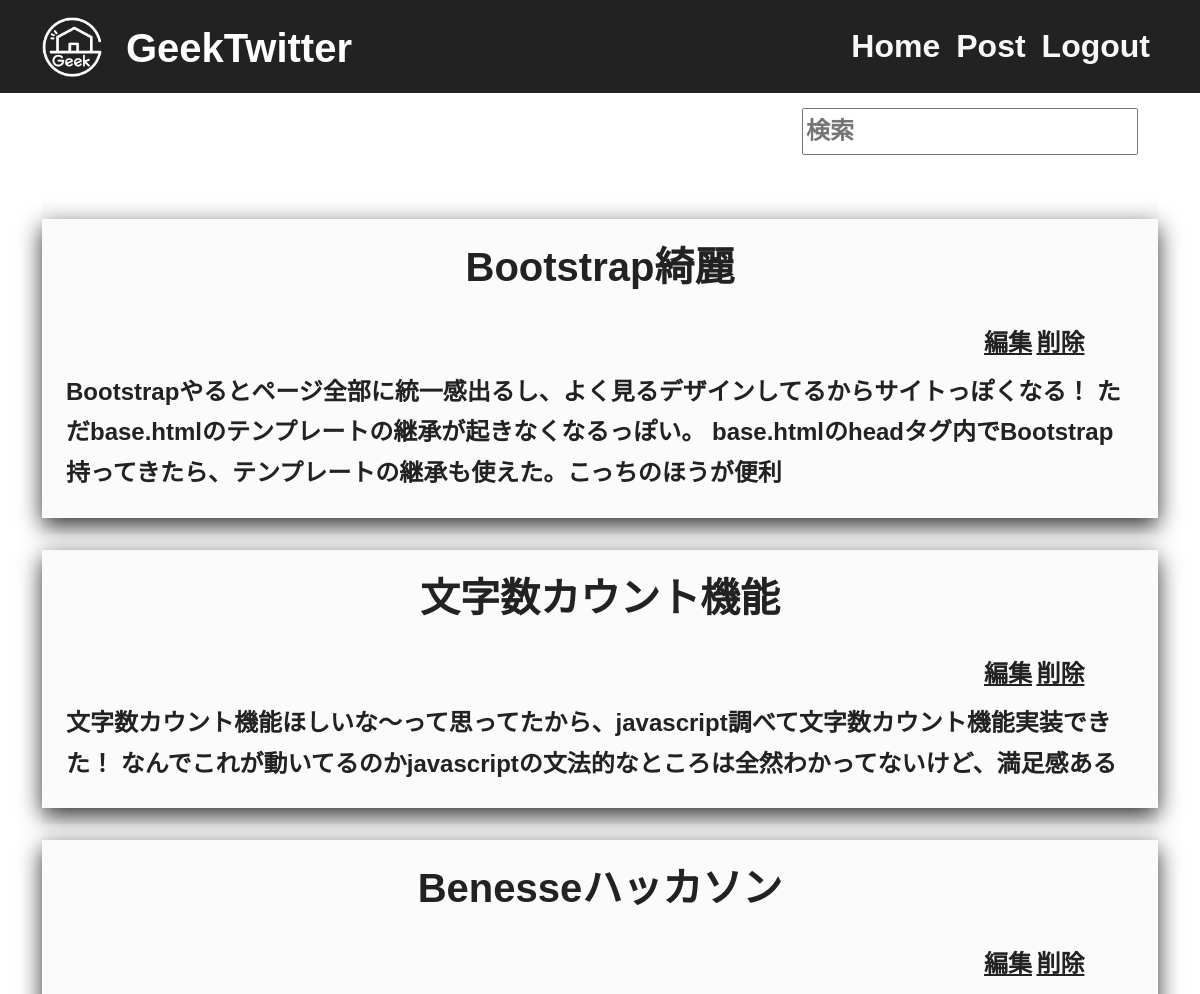
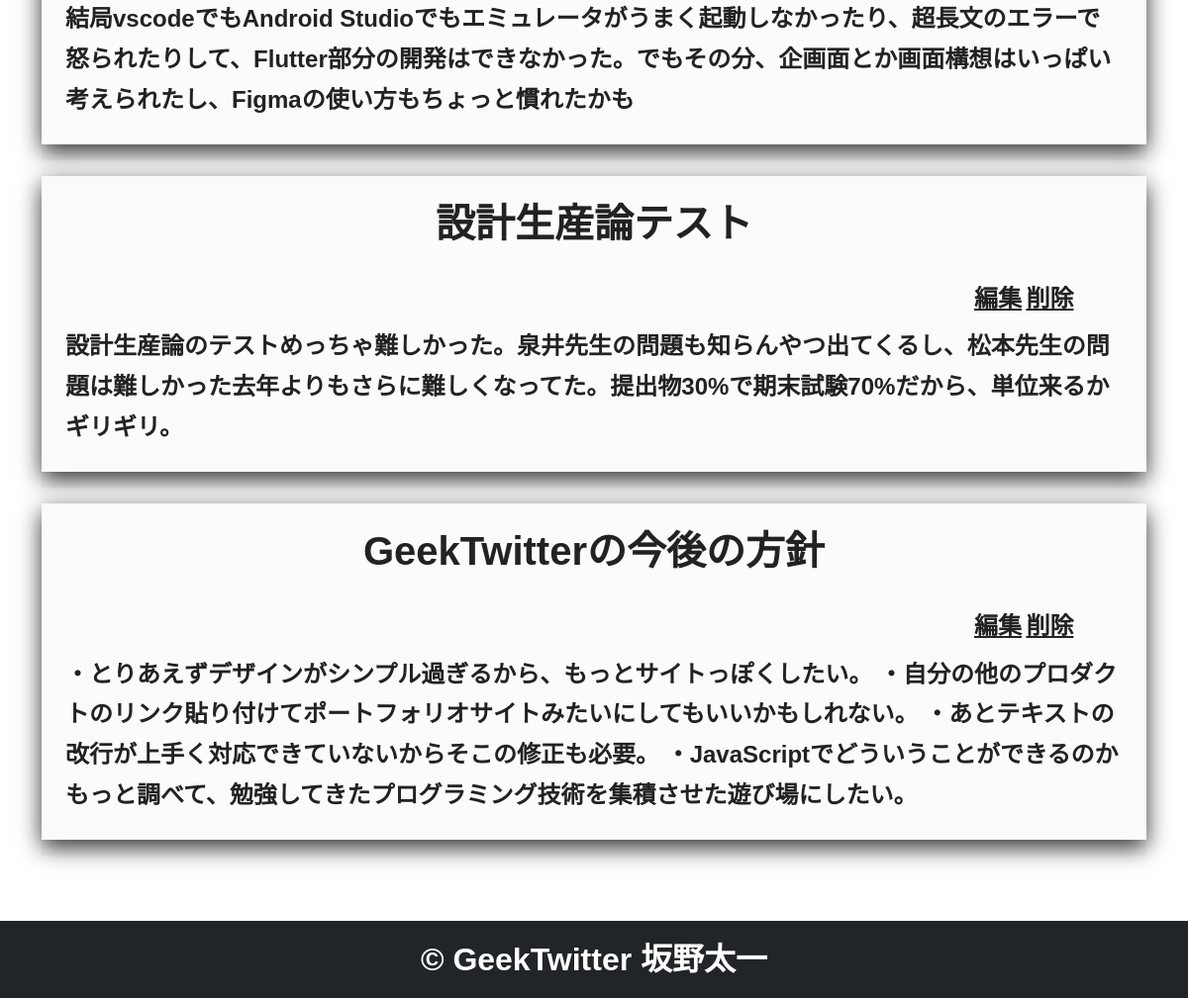
The app's page /index (signed in) with its own data (2 pictures, top to bottom).
### app.py (models this page shows)
class Post(db.Model):
    id = db.Column(
        db.Integer, primary_key=True
    )  # primary_key : それぞれの投稿を判断する主Key
    title = db.Column(db.String(50), nullable=False)
    body = db.Column(db.String(400), nullable=False)
    created_at = db.Column(
        db.DateTime, nullable=False, default=datetime.now(pytz.timezone("Asia/Tokyo"))
    )

### app.py (the view)
@app.route("/index", methods=["GET", "POST"])
@login_required
def index():
    if request.method == "POST":
        text_input = request.form.get("search")
        print(f"text_input : {text_input}")
        if (text_input is None) or len(text_input) == 0:
            posts = Post.query.all()
        else:
            posts = (
                db.session.query(Post)
                .filter(
                    or_(
                        Post.body.contains(text_input),
                        Post.title.contains(text_input),
                    )
                )
                .all()
            )
        return render_template("index.html", posts=posts)
    else:
        posts = Post.query.all()
        return render_template("index.html", posts=posts)

### app.py (called while the page is built)
@login_manager.user_loader
def load_user(user_id):
    return User.query.get(int(user_id))

### templates/index.html
{% extends "base.html" %}
{% block content %}
<div class="container">
    <div class="row">
        <div class="col-md-8"></div>
        <div class="container col-md-4">
            <form method="POST">
                <input type="text" name="search" class="search my-5" placeholder="検索">
            </form>
        </div>
    </div>
    {% for post in posts %}
    <article>
        <div class="container py-3 post-box">
            <div class="row card-effect">
                <h3 class="text-center mx-auto py-4"><b>{{post.title}}</b></h3>
                <div class="col-md-10"></div>
                <div class="col-md-2 mx-auto">
                    <a href="/{{post.id}}/update" role = "button">編集</a>
                    <a href="/{{post.id}}/delete" role = "button">削除</a>
                </div>
                <div class="container"><p class="container py-2 post">{{post.body}}</p>
                </div>
            </div>
        </div>
    </article>
{% endfor %}
</div>
{% endblock %}

### templates/base.html (style rules this page uses)
* { box-sizing: border-box; }
:root { --primary: #0d6efd; --dark: rgb(34, 34, 34); --body: rgb(248, 248, 248); --box-shadow: 0 8px 22px rgba(0, 0, 0, 0.8); }
body { height: 1500px; margin-bottom: 200px; padding-bottom: 120px; padding-top: 5%; font-family: "Sora", sans-serif; line-height: 1.7; background: white; }
a, h3 { color: var(--dark); text-decoration: none; font-weight: 700; }
a { text-decoration: underline; font-size: 150%; }
h3 { font-size: 250%; }
p { color: var(--dark); font-size: 150%; }
.post { font-weight: 700; }
.search { font-size: 150%; font-weight: 700; color: var(--dark); }
.card-effect { box-shadow: var(--box-shadow); }
.post-box { background-color: rgba(233, 233, 233, 0.2); }

### records on screen
Post: title "Bootstrap綺麗", body "Bootstrapやるとページ全部に統一感出るし、よく見るデザインしてるからサイトっぽくなる！ ただbase.htmlのテンプレートの継承が起きなくなるっぽい。 base.htmlのheadタグ内でBootstrap持ってきたら、テンプレートの継承も使えた。こっちのほうが便利"
Post: title "文字数カウント機能", body "文字数カウント機能ほしいな～って思ってたから、javascript調べて文字数カウント機能実装できた！ なんでこれが動いてるのかjavascriptの文法的なところは全然わかってないけど、満足感ある"
Post: title "Benesseハッカソン", body "結局vscodeでもAndroid Studioでもエミュレータがうまく起動しなかったり、超長文のエラーで怒られたりして、Flutter部分の開発はできなかった。でもその分、企画面とか画面構想はいっぱい考えられたし、Figmaの使い方もちょっと慣れたかも"
Post: title "設計生産論テスト", body "設計生産論のテストめっちゃ難しかった。泉井先生の問題も知らんやつ出てくるし、松本先生の問題は難しかった去年よりもさらに難しくなってた。提出物30%で期末試験70%だから、単位来るかギリギリ。"
Post: title "GeekTwitterの今後の方針", body "・とりあえずデザインがシンプル過ぎるから、もっとサイトっぽくしたい。 ・自分の他のプロダクトのリンク貼り付けてポートフォリオサイトみたいにしてもいいかもしれない。 ・あとテキストの改行が上手く対応できていないからそこの修正も必要。 ・JavaScriptでどういうことができるのかもっと調べて、勉強してきたプログラミング技術を集積させた遊び場にしたい。"
